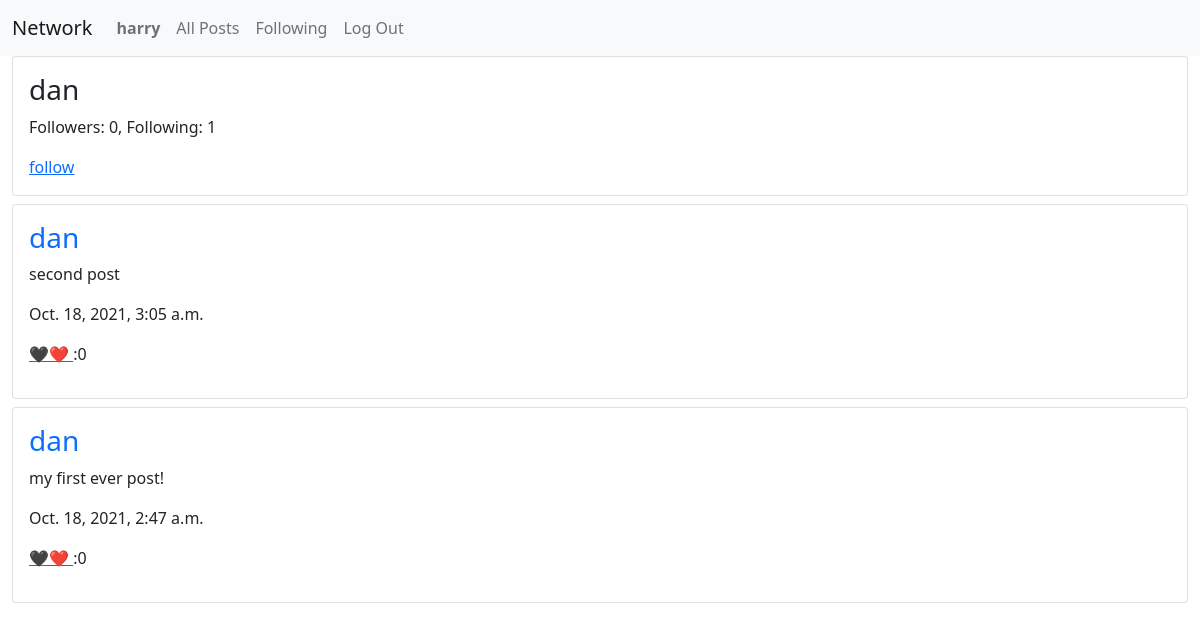
The app's page /profile/1 (signed in) with its own data.
### network/models.py (models this page shows, shortened)
class User(AbstractUser):
    def get_followers(self):
        return [x.follower for x in Follow.objects.all() if x.following == self]
    def get_following(self):
        return [x.following for x in Follow.objects.all()
                    if x.follower == self]

class Post(models.Model):
    user = models.ForeignKey("User", on_delete=models.CASCADE, related_name="post_user")
    body = models.TextField()
    timestamp = models.DateTimeField(auto_now_add=True)
    likes = models.IntegerField(default=0)

### network/views.py (the view)
# urls.py: path("profile/<int:user_id>", views.profile, name="profile"),
def profile(request, user_id):
    user = User.objects.get(pk=user_id)
    followers = user.get_followers()
    following = user.get_following()
    posts = Post.objects.all().filter(user=user).order_by("-timestamp")
    return render(request, "network/profile.html", {
        "profile_user": user,
        "followers": followers,
        "following": following,
        "posts": posts
    })

### network/templates/network/profile.html (shortened to what this page needs)
{% extends "network/layout.html" %}
{% load static %}
{% block body %}
<div class="card mb-2">
    <div class="card-body px-3">
        <h3>{{ profile_user.username }}</h3>
        <p>Followers: {{ followers|length }}, Following: {{ following|length }}</p>
        {% if profile_user != request.user and user.is_authenticated %}
        <a href="" id="follow_link" data-user_id="{{ profile_user.id }}" data-csrf="{{ csrf_token }}">
            {% if request.user in followers %}
                unfollow
            {% else %}
                follow
            {% endif %}
        </a>
        {% endif %}
    </div>
</div>
{% for post in posts %}
    {% include "network/post_layout.html" %}
{% endfor %}
{% endblock %}

### network/templates/network/layout.html (shortened to what this page needs)
{% load static %}
<!DOCTYPE html>
<html lang="en">
    <head>
        <link href="https://cdn.jsdelivr.net/npm/bootstrap@5.1.3/dist/css/bootstrap.min.css" rel="stylesheet"
>
        <link href="{% static 'network/styles.css' %}" rel="stylesheet">
    </head>
    <body>
        <nav class="navbar navbar-expand-lg navbar-light bg-light">
            <div class="container-fluid">
                <a class="navbar-brand" href="{% url 'index' %}">Network</a>
                <div class="collapse navbar-collapse">
                    <ul class="navbar-nav me-auto">
                        {% if user.is_authenticated %}
                            <li class="nav-item">
                                <a class="nav-link" href="{% url 'profile' user.id%}"><strong>{{ request.user.username }}</strong></a>
                            </li>
                        {% endif %}
                        <li class="nav-item">
                        <a class="nav-link" href="{% url 'index' %}">All Posts</a>
                        </li>
                        {% if user.is_authenticated %}
                            <li class="nav-item">
                                <a class="nav-link" href="{% url 'follow' %}">Following</a>
                            </li>
                            <li class="nav-item">
                                <a class="nav-link" href="{% url 'logout' %}">Log Out</a>
                            </li>
                        {% endif %}
                    </ul>
                </div>
            </div>
        </nav>
        <div class="container-fluid">
            {% block body %}
            {% endblock %}
        </div>
    </body>
</html>

### network/templates/network/post_layout.html (shortened to what this page needs)
{% load static %}
<div class="card mb-2">
    <div class="card-body px-3">
        <h3>
            <a class="text-decoration-none" href="{% url 'profile' post.user.id %}">
                {{ post.user.username }}
            </a>
        </h3>
        <p>{{ post.body }}</p>
        <p>{{ post.timestamp }}</p>
        {% if user.is_authenticated %}
            <p>
                <a href="{% url 'index' %}">
                    🖤❤️
                </a>
                :{{ post.likes }}
            </p>
        {% else %}
            <p>
                Likes:
                {{ post.likes }}
            </p>
        {% endif %}
    </div>
</div>

### records on screen
User: user.username "harry"
User: username "dan"
Post: user.username "dan", body "second post", timestamp "Oct. 18, 2021, 3:05 a.m.", likes "0"
Post: user.username "dan", body "my first ever post!", timestamp "Oct. 18, 2021, 2:47 a.m.", likes "0"

### other values on screen
{{ followers|length }} "0"
{{ following|length }} "1"
